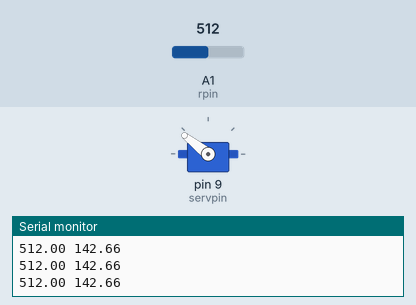
Bench run of a sketch on a simulated Arduino Uno, built with avr-gcc and run on an emulated ATmega328P. On the bench: servo, the last lines printed to the serial monitor. Inputs (shaded band) come from the test bench; at power-on: A1 (rpin) = 512.

Above: at 1.2 s.
1.3 s: A1 (rpin) set to 369
At 2.5 s:
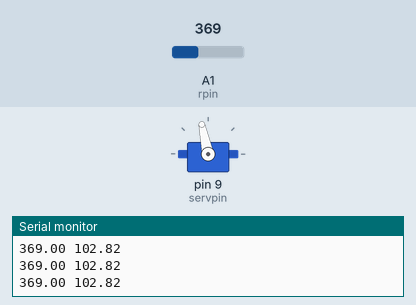
2.8 s: A1 (rpin) set to 342
At 4.0 s:
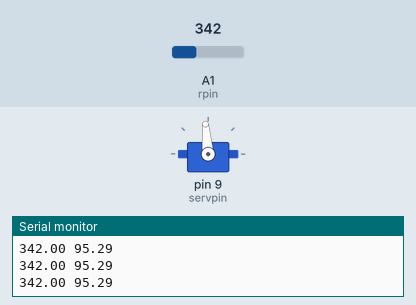
4.3 s: A1 (rpin) set to 122
At 5.3 s:
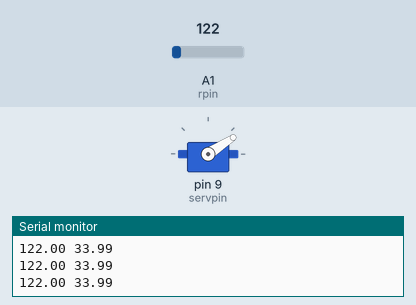
5.8 s: A1 (rpin) set to 0
At 6.3 s:
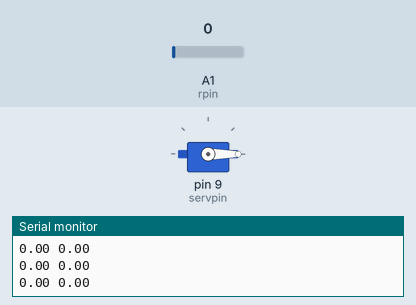
7.3 s: A1 (rpin) set to 716
At 8.4 s:
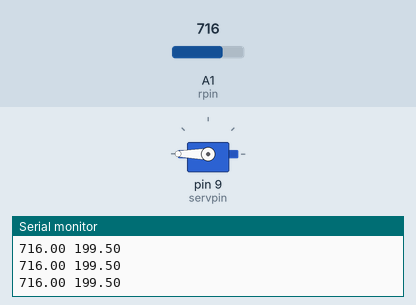
8.8 s: A1 (rpin) set to 511
At 10.0 s:
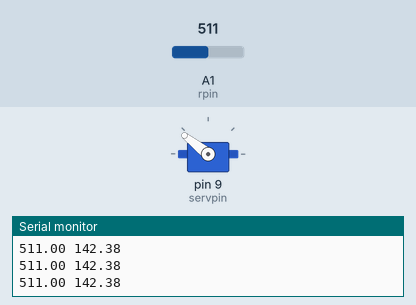
Timing chart, 0 to 11.3 s (numbered marks = the images above; inputs shaded):
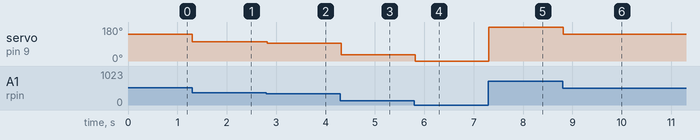

The sketch:

servoctrl.ino
```cpp
#include <Servo.h>
int rpin=A1;
float rval;
int servpin=9;
float servpos;
Servo myserv;
int wt=10;

void setup() {
  Serial.begin(9600);
  myserv.attach(servpin);
  pinMode(rpin,INPUT);

}

void loop() {
  rval=analogRead(rpin);
  servpos=(180./646.)*rval;
  Serial.print(rval);
  Serial.print(" ");
  Serial.println(servpos);
  myserv.write(servpos);
  delay(wt);

}
```

Measured:
- after the input at 1.3 s, servo on pin 9 (servpin): 142° → 102° at once
- after the input at 2.8 s, servo on pin 9 (servpin): 102° → 95° at once
- after the input at 4.3 s, servo on pin 9 (servpin): 95° → 33° at once
- after the input at 5.8 s, servo on pin 9 (servpin): 33° → 0° at once
- after the input at 7.3 s, servo on pin 9 (servpin): 0° → 180° at once
- after the input at 8.8 s, servo on pin 9 (servpin): 180° → 142° at once
